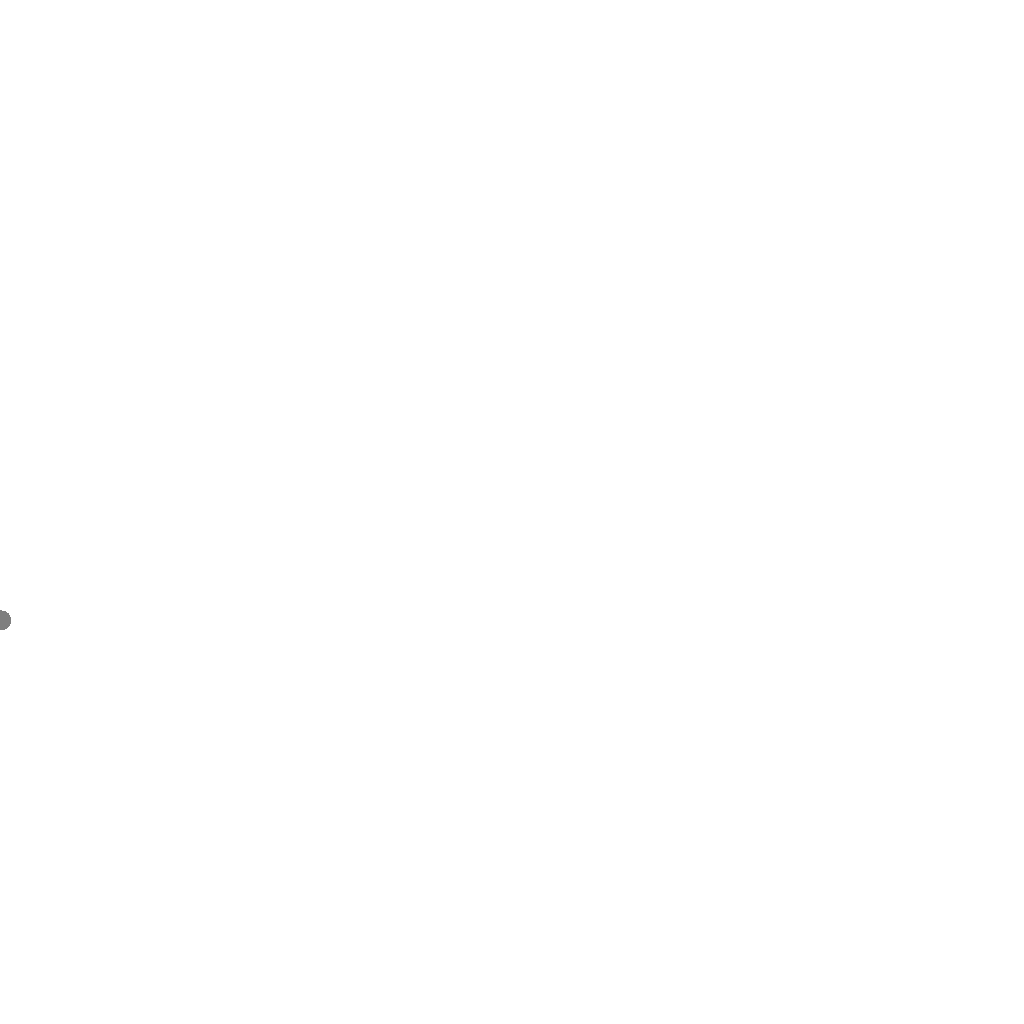
Frame 1 (no input)
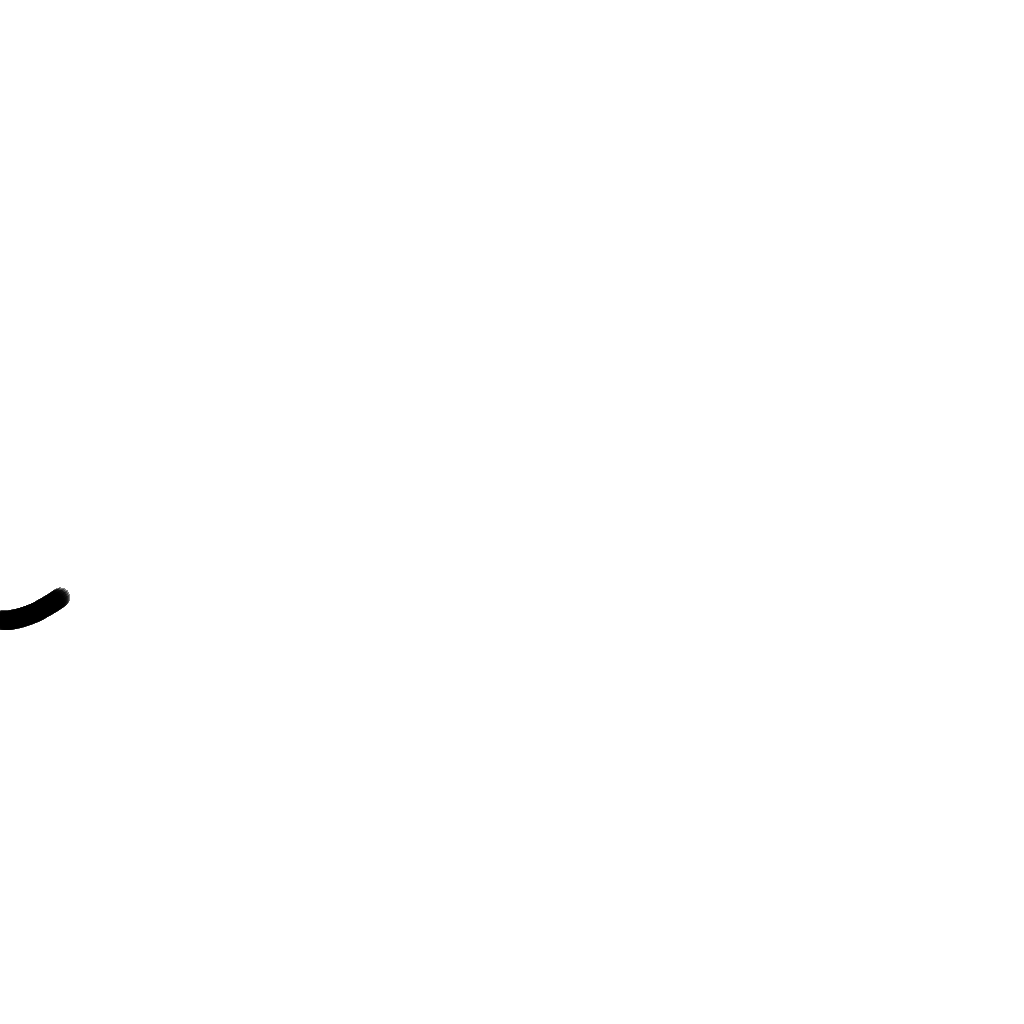
Frame 60 (the mouse pressed at the canvas centre just before this capture)
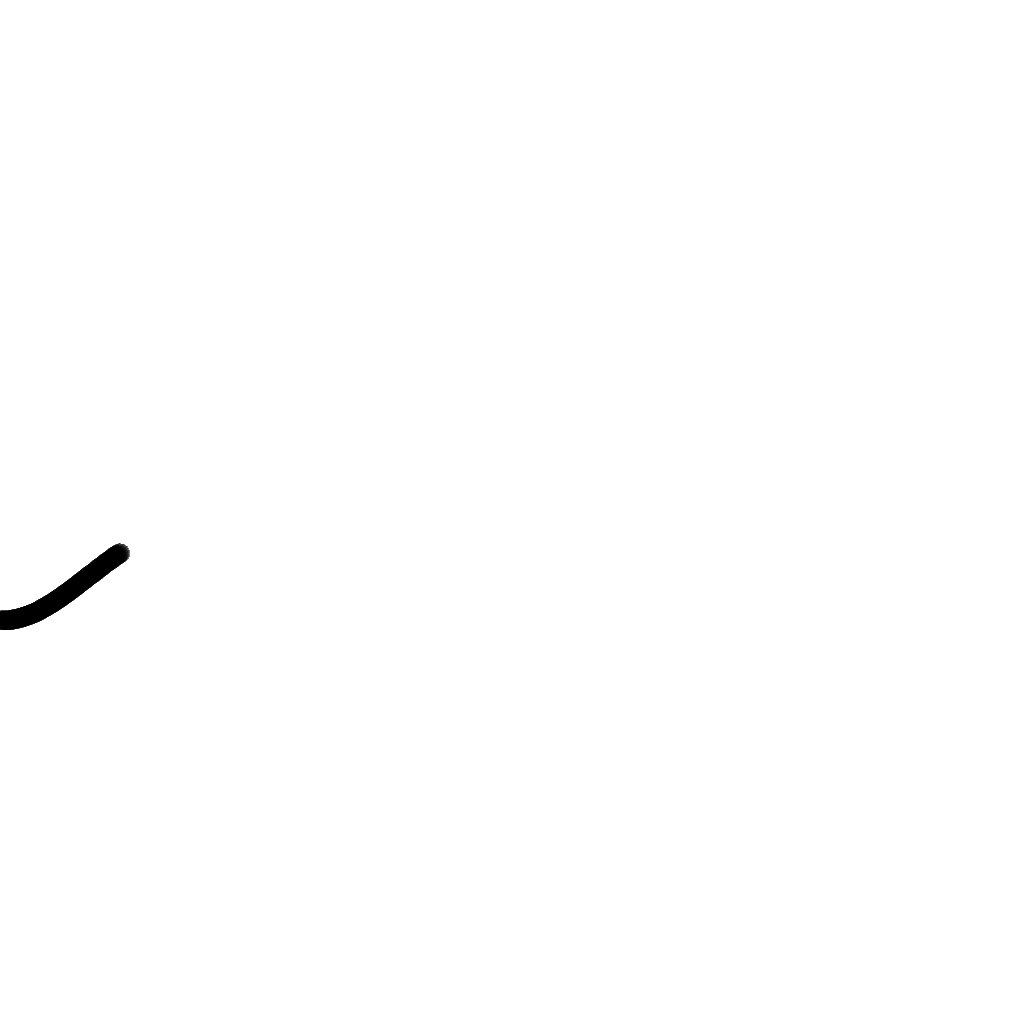
Frame 120 (the mouse held since frame 60 and released just before this capture)

The Processing sketch that drew these frames (run headless with seeded random() and noise(); from frame 60 on, the mouse is pressed at the canvas centre):

// Processing sketch: lecture_240925h_noise
// ── lecture_240925h_noise.pde
void setup(){
  size(1024, 1024);
  background(255);
  noStroke();
  noSmooth();
  fill(0, 128);
}

void draw(){
  circle(frameCount % width,
         map(noise(frameCount*0.001), 0, 1, 0, height),
         20);
}

void mouseClicked(){
  save("output.png");
  println("saved!");
}
